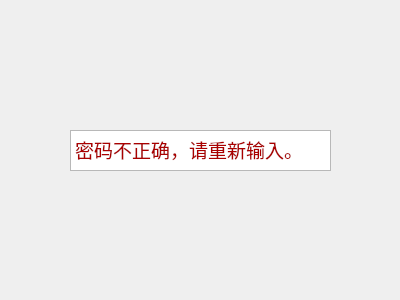
<?xml version="1.0" encoding="UTF-8"?>
<ui version="4.0">
 <class>error</class>
 <widget class="QDialog" name="error">
  <property name="geometry">
   <rect>
    <x>0</x>
    <y>0</y>
    <width>400</width>
    <height>300</height>
   </rect>
  </property>
  <property name="windowTitle">
   <string>Dialog</string>
  </property>
  <widget class="QLabel" name="label">
   <property name="geometry">
    <rect>
     <x>150</x>
     <y>120</y>
     <width>54</width>
     <height>12</height>
    </rect>
   </property>
   <property name="text">
    <string/>
   </property>
  </widget>
  <widget class="QTextEdit" name="textEdit">
   <property name="geometry">
    <rect>
     <x>70</x>
     <y>130</y>
     <width>261</width>
     <height>41</height>
    </rect>
   </property>
   <property name="html">
    <string>&lt;!DOCTYPE HTML PUBLIC &quot;-//W3C//DTD HTML 4.0//EN&quot; &quot;http://www.w3.org/TR/REC-html40/strict.dtd&quot;&gt;
&lt;html&gt;&lt;head&gt;&lt;meta name=&quot;qrichtext&quot; content=&quot;1&quot; /&gt;&lt;style type=&quot;text/css&quot;&gt;
p, li { white-space: pre-wrap; }
&lt;/style&gt;&lt;/head&gt;&lt;body style=&quot; font-family:'SimSun'; font-size:9pt; font-weight:400; font-style:normal;&quot;&gt;
&lt;p style=&quot; margin-top:0px; margin-bottom:0px; margin-left:0px; margin-right:0px; -qt-block-indent:0; text-indent:0px;&quot;&gt;&lt;span style=&quot; font-size:14pt; color:#aa0000;&quot;&gt;密码不正确，请重新输入。&lt;/span&gt;&lt;/p&gt;&lt;/body&gt;&lt;/html&gt;</string>
   </property>
  </widget>
 </widget>
 <resources/>
 <connections/>
</ui>
